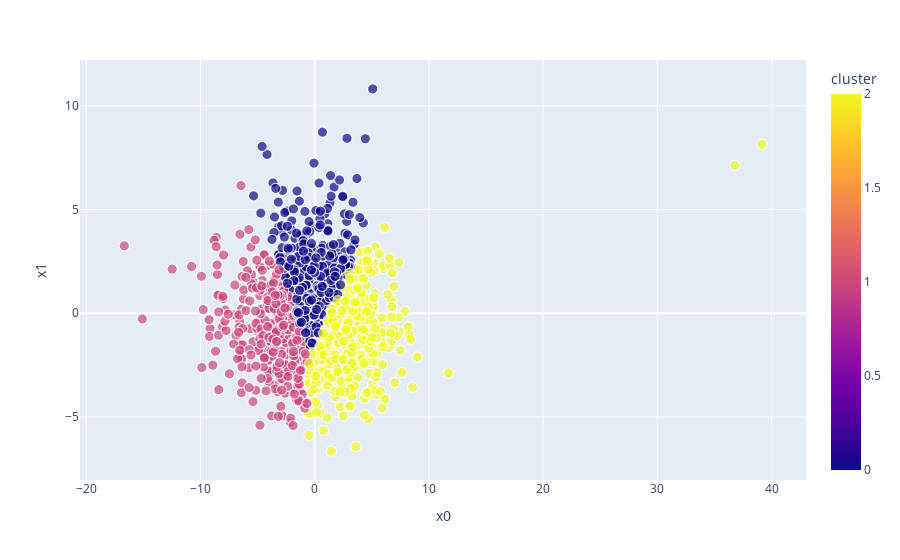

Notebook code cell kept with this figure:
### Code cell
# scatter plot with cluster information
embedding_df = pd.DataFrame({
    "word": tokens, 
    "x0": weights[:,0], 
    "x1": weights[:,1], 
    "cluster": labels
})

fig = px.scatter(embedding_df, 
                 x = "x0", 
                 y = "x1", 
                 color = "cluster",
                 size = list(np.ones(len(embedding_df))),
                 size_max = 10,
                 hover_name = "word")

fig.show()

### Figure 1 — Plotly figure (JSON) as saved in the notebook; plotly's stock layout.template omitted (floating-point values rounded to 4 significant figures; data arrays with more than 128 entries replaced by an {"elided": "..."} marker saying what was removed)
{"data": [{"hovertemplate": "<b>%{hovertext}</b><br><br>x0=%{x}<br>x1=%{y}<br>size=%{marker.size}<br>cluster=%{marker.color}<extra></extra>", "hovertext": {"elided": "1373 str values"}, "legendgroup": "", "marker": {"color": {"elided": "1373 int values"}, "coloraxis": "coloraxis", "size": {"elided": "1373 int values"}, "sizemode": "area", "sizeref": 0.01, "symbol": "circle"}, "mode": "markers", "name": "", "showlegend": false, "type": "scattergl", "x": {"elided": "1373 float values"}, "xaxis": "x", "y": {"elided": "1373 float values"}, "yaxis": "y"}], "layout": {"autosize": true, "coloraxis": {"colorbar": {"title": {"text": "cluster"}}, "colorscale": [[0, "#0d0887"], [0.1111, "#46039f"], [0.2222, "#7201a8"], [0.3333, "#9c179e"], [0.4444, "#bd3786"], [0.5556, "#d8576b"], [0.6667, "#ed7953"], [0.7778, "#fb9f3a"], [0.8889, "#fdca26"], [1, "#f0f921"]]}, "legend": {"itemsizing": "constant", "tracegroupgap": 0}, "margin": {"t": 60}, "xaxis": {"anchor": "y", "autorange": true, "domain": [0, 1], "range": [-20.42, 42.89], "title": {"text": "x0"}, "type": "linear"}, "yaxis": {"anchor": "x", "autorange": true, "domain": [0, 1], "range": [-8.455, 12.63], "title": {"text": "x1"}, "type": "linear"}}}
